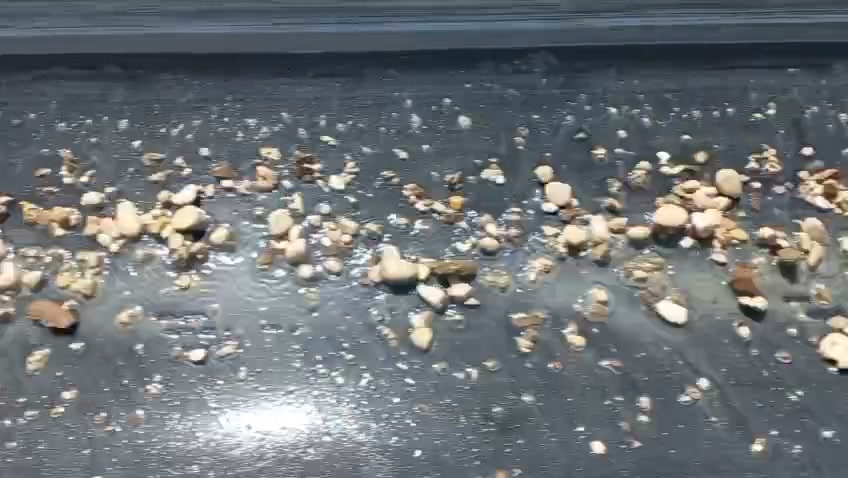
#> input picture assets/data/clean_v1/frame_0008.jpg, 848 x 478 px; its folder holds only this picture in this run
$ python test1.py   (older library calls are emulated)
#> lines starting #> are read from the running program, lines starting #| are printed output that depends on the picture; after the words box and inside, x2 and y2 are one past the last pixel; in counts of white or black regions, pixels touching at a corner belong together
"""
Extraction de features — granulometrie / humidite du sterile

Ameliorations par rapport a la version initiale :
  1. MASQUAGE DU TAPIS : les features sont calculees uniquement sur les pixels
     "pierre". Avant, gray_mean correlait a +0.73 avec le taux de couverture :
     on mesurait la QUANTITE de pierre, pas son humidite.
  2. stone_coverage_frac devient une feature EXPLICITE (vraie info de debit,
     au lieu d'etre cachee dans la luminance).
  3. GLCM multi-echelle et multi-angle (avant : 1 seule distance, 1 seul angle
     horizontal, 256 niveaux). Moyenne sur les angles => invariance a la rotation.
  4. GLCM calculee en excluant les paires impliquant un pixel de tapis.

Entree  : dossier d'images (IMAGE_FOLDER)
Sortie  : features.csv (une ligne par image)

Lancer :  ./my_env/bin/python test1.py
"""

import os

import cv2
import numpy as np
import pandas as pd
from skimage.feature import graycomatrix, graycoprops, local_binary_pattern

# =====================================================================
# CONFIGURATION
# =====================================================================

IMAGE_FOLDER = "assets/data/clean_v1"
CSV_OUT = "features.csv"

# --- GLCM ------------------------------------------------------------
# Plusieurs distances = plusieurs echelles de texture (granulometrie).
# Plusieurs angles, moyennes ensuite = invariance a la rotation.
GLCM_DISTANCES = [1, 2, 4, 8]
GLCM_ANGLES = [0, np.pi / 4, np.pi / 2, 3 * np.pi / 4]
GLCM_LEVELS = 64          # quantification : 256 -> matrice creuse, lente, bruitee
GLCM_PROPS = ["contrast", "homogeneity", "energy", "correlation"]

# --- LBP -------------------------------------------------------------
LBP_RADIUS = 1
LBP_N_POINTS = 8 * LBP_RADIUS

# --- Masque pierre / tapis -------------------------------------------
# Le tapis est du caoutchouc sombre, la pierre est claire.
#
# Un simple seuil d'Otsu ne suffit PAS : le reflet du soleil sur le tapis
# mouille est une large tache brillante qui etait classee comme pierre
# (mesure : 12.8 % de l'image sur frame_0008). Ni la couleur ni la texture
# ne la separent proprement de la pierre — les distributions se recouvrent.
#
# Solution : transformation "top-hat blanc" = image - ouverture(image).
# Par construction, elle SUPPRIME les zones claires plus GRANDES que le noyau
# (le reflet, large et diffus) et CONSERVE les objets clairs plus PETITS
# (les cailloux). On seuille ensuite par Otsu sur le resultat.
# Effet mesure : plus grosse composante 12.8 % -> 1.3 % de l'image.
TOPHAT_KERNEL = 41        # doit etre > au plus gros caillou, < au reflet
MORPH_KERNEL = 5
# On erode le masque avant les stats de voisinage (LBP) pour eviter que les
# pixels de bordure pierre/tapis polluent la texture.
EROSION_KERNEL = 5
# Si le masque est aberrant, l'image est signalee plutot que silencieusement
# integree au jeu de donnees.
COVERAGE_MIN = 0.02
COVERAGE_MAX = 0.95


# =====================================================================
# MASQUE PIERRE / TAPIS
# =====================================================================

def construire_masque_pierre(gray):
    """Separe la pierre (claire) du tapis (sombre).

    Top-hat blanc puis Otsu : elimine le reflet du soleil sur le tapis mouille
    tout en conservant les cailloux (voir le commentaire sur TOPHAT_KERNEL).

    Retourne un masque booleen : True = pixel de pierre.
    """
    noyau_th = cv2.getStructuringElement(cv2.MORPH_ELLIPSE, (TOPHAT_KERNEL, TOPHAT_KERNEL))
    tophat = cv2.morphologyEx(gray, cv2.MORPH_TOPHAT, noyau_th)

    _, brut = cv2.threshold(tophat, 0, 255, cv2.THRESH_BINARY + cv2.THRESH_OTSU)

    noyau = cv2.getStructuringElement(cv2.MORPH_ELLIPSE, (MORPH_KERNEL, MORPH_KERNEL))
    # Ouverture : supprime les petits points brillants (reflets sur tapis mouille)
    masque = cv2.morphologyEx(brut, cv2.MORPH_OPEN, noyau)
    # Fermeture : rebouche les petits trous a l'interieur des cailloux
    masque = cv2.morphologyEx(masque, cv2.MORPH_CLOSE, noyau)

    return masque > 0


def eroder(masque):
    """Retire une bande de bordure : evite la contamination pierre/tapis."""
    noyau = cv2.getStructuringElement(cv2.MORPH_ELLIPSE, (EROSION_KERNEL, EROSION_KERNEL))
    return cv2.erode(masque.astype(np.uint8), noyau).astype(bool)


# =====================================================================
# GLCM MASQUEE
# =====================================================================

def glcm_masquee(gray, masque):
    """GLCM multi-distance / multi-angle, calculee sur la pierre uniquement.

    Astuce : on quantifie la pierre sur les niveaux 1..L et on met le tapis a 0,
    puis on supprime la ligne 0 et la colonne 0 de la matrice. Toutes les paires
    de pixels impliquant le tapis disparaissent ainsi du calcul — y compris les
    transitions pierre/tapis, qui sinon creeraient un faux contraste enorme.

    Retourne un dict {nom_feature: valeur}, moyenne sur les angles.
    """
    # Quantification sur 1..GLCM_LEVELS (0 est reserve au fond)
    q = (gray.astype(np.float64) / 256.0 * GLCM_LEVELS).astype(np.int32) + 1
    q = np.clip(q, 1, GLCM_LEVELS).astype(np.uint8)
    q[~masque] = 0

    glcm = graycomatrix(
        q,
        distances=GLCM_DISTANCES,
        angles=GLCM_ANGLES,
        levels=GLCM_LEVELS + 1,     # +1 pour le niveau 0 = fond
        symmetric=True,
        normed=False,               # graycoprops normalise lui-meme
    )

    # On jette tout ce qui touche au fond. graycoprops renormalise ensuite.
    glcm = glcm[1:, 1:, :, :]

    feats = {}
    for prop in GLCM_PROPS:
        with np.errstate(invalid="ignore", divide="ignore"):
            valeurs = graycoprops(glcm, prop)      # forme (n_distances, n_angles)
        # Moyenne sur les angles -> invariance a la rotation
        par_distance = np.nanmean(valeurs, axis=1)
        for d, val in zip(GLCM_DISTANCES, par_distance):
            feats[f"glcm_{prop}_d{d}"] = float(val)

    return feats


# =====================================================================
# EXTRACTION D'UNE IMAGE
# =====================================================================

def extraire_features(image_path):
    image = cv2.imread(image_path)
    if image is None:
        return None

    image = cv2.cvtColor(image, cv2.COLOR_BGR2RGB)
    gray = cv2.cvtColor(image, cv2.COLOR_RGB2GRAY)

    masque = construire_masque_pierre(gray)
    couverture = float(masque.mean())

    # Masque erode pour tout ce qui depend du voisinage (LBP)
    masque_lbp = eroder(masque)
    if not masque_lbp.any():          # cailloux trop fins pour survivre a l'erosion
        masque_lbp = masque

    if not masque.any():
        print(f"  !! masque vide, image ignoree : {os.path.basename(image_path)}")
        return None

    hsv = cv2.cvtColor(image, cv2.COLOR_RGB2HSV)
    S = hsv[:, :, 1]
    V = hsv[:, :, 2]

    # --- Intensite et couleur, PIERRE UNIQUEMENT ---------------------
    gray_pierre = gray[masque]
    S_pierre = S[masque]
    V_pierre = V[masque]

    # --- LBP : calcul sur toute l'image (besoin du voisinage), --------
    #     statistiques sur la pierre erodee uniquement
    lbp = local_binary_pattern(gray, LBP_N_POINTS, LBP_RADIUS, method="uniform")
    lbp_pierre = lbp[masque_lbp]

    feats = {
        "image": os.path.basename(image_path),

        # Debit / remplissage : vraie information, desormais explicite
        "stone_coverage_frac": couverture,

        # Intensite (pierre seule)
        "gray_mean": float(np.mean(gray_pierre)),
        "gray_median": float(np.median(gray_pierre)),
        "gray_std": float(np.std(gray_pierre)),

        # HSV (pierre seule) — indices d'humidite, mais sensibles a l'eclairage
        "S_mean": float(np.mean(S_pierre)),
        "S_std": float(np.std(S_pierre)),
        "V_mean": float(np.mean(V_pierre)),
        "V_std": float(np.std(V_pierre)),

        # LBP (pierre seule)
        "lbp_mean": float(np.mean(lbp_pierre)),
        "lbp_std": float(np.std(lbp_pierre)),
    }

    feats.update(glcm_masquee(gray, masque))

    if not (COVERAGE_MIN <= couverture <= COVERAGE_MAX):
        print(f"  ! couverture suspecte ({couverture:.1%}) : "
              f"{os.path.basename(image_path)} — verifier le masque")

    return feats


# =====================================================================
# BOUCLE PRINCIPALE
# =====================================================================

def main():
    if not os.path.isdir(IMAGE_FOLDER):
        raise SystemExit(f"Dossier introuvable : {IMAGE_FOLDER}")

    fichiers = sorted(
        f for f in os.listdir(IMAGE_FOLDER)
        if f.lower().endswith((".jpg", ".jpeg", ".png", ".bmp"))
    )
    if not fichiers:
        raise SystemExit(f"Aucune image dans {IMAGE_FOLDER}")

    lignes = []
    for nom in fichiers:
        feats = extraire_features(os.path.join(IMAGE_FOLDER, nom))
#> in extraire_features, image is the input picture: shape (478, 848, 3); mean B, G, R 117.1, 114.3, 109.5
#> in construire_masque_pierre, `tophat = cv2.morphologyEx(gray, cv2.MORPH_TOPHAT, noyau_th)`:
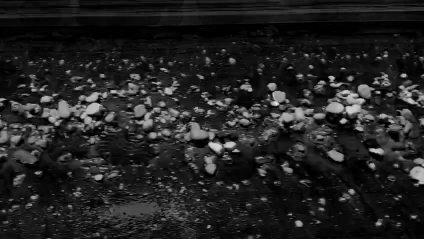
#> tophat: shape (478, 848) (shown at 1/2 size); min 0, max 241, mean 34
#> in construire_masque_pierre, `_, brut = cv2.threshold(tophat, 0, 255, cv2.THRESH_BINARY + cv2.THRESH..`:
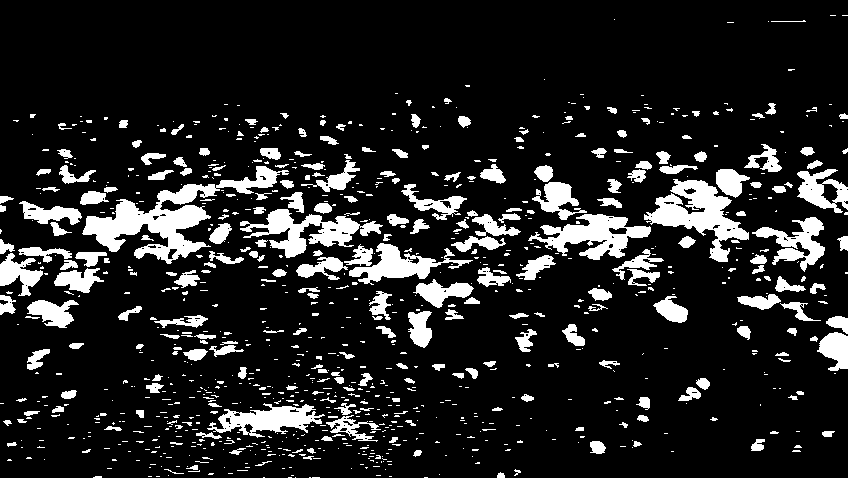
#> brut: shape (478, 848); 13.8% white; 952 white regions (682 under 20 px), largest, box (x1, y1, x2, y2) and area: (82, 166, 289, 264) 5398, (644, 179, 749, 262) 3387, (240, 209, 383, 258) 2662
#> in construire_masque_pierre, `masque = cv2.morphologyEx(masque, cv2.MORPH_CLOSE, noyau)`:
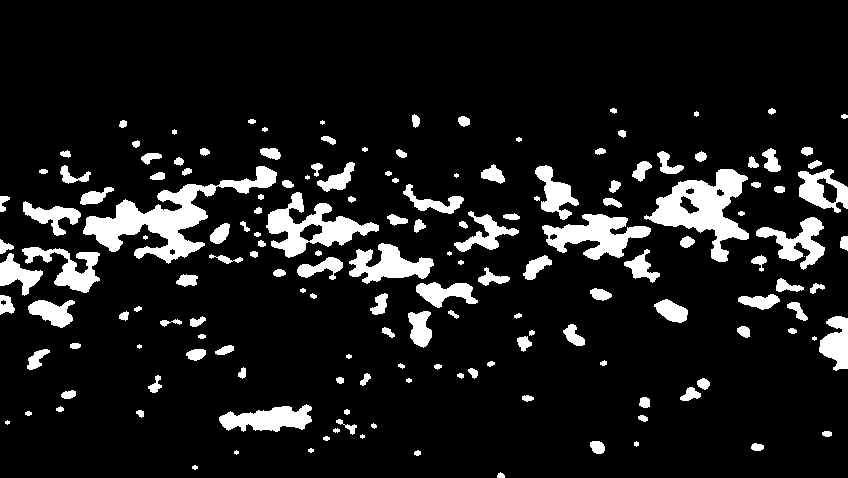
#> masque: shape (478, 848); 10.8% white; 162 white regions (11 under 20 px), largest, box (x1, y1, x2, y2) and area: (83, 166, 277, 264) 5296, (644, 169, 749, 262) 4029, (266, 192, 379, 258) 2799
#> in extraire_features, `couverture = float(masque.mean())`: couverture = 0.108
#> in eroder, `return cv2.erode(masque.astype(np.uint8), noyau).astype(bool)`:
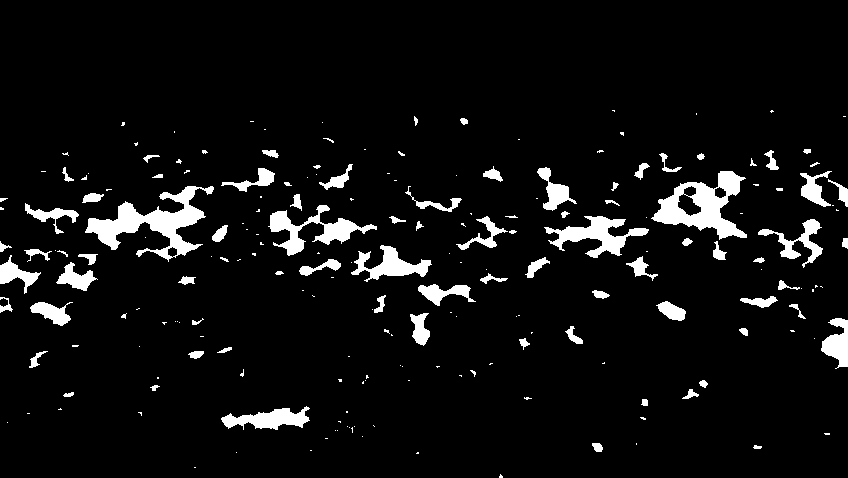
#> returned value: shape (478, 848) bool; 6.2% white; 207 white regions (122 under 20 px), largest, box (x1, y1, x2, y2) and area: (85, 186, 214, 262) 3318, (651, 171, 747, 240) 2834, (268, 205, 377, 256) 1714
#> in extraire_features, `S = hsv[:, :, 1]`:
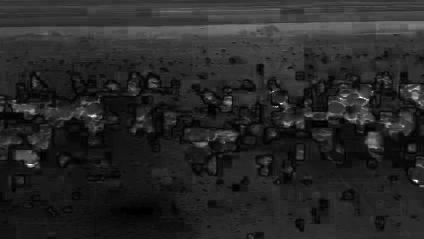
#> S: shape (478, 848) (shown at 1/2 size); min 0, max 255, mean 38.8
#> in extraire_features, `lbp = local_binary_pattern(gray, LBP_N_POINTS, LBP_RADIUS, method="uni..`:
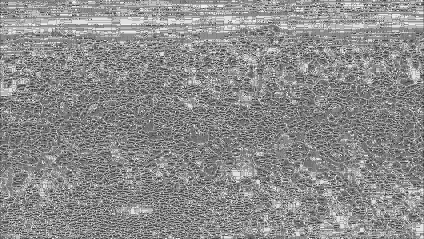
#> lbp: shape (478, 848) float64 (shown at 1/2 size); min 0, max 9, mean 4.96; drawn with min black and max white
#> in glcm_masquee, `q[~masque] = 0`:
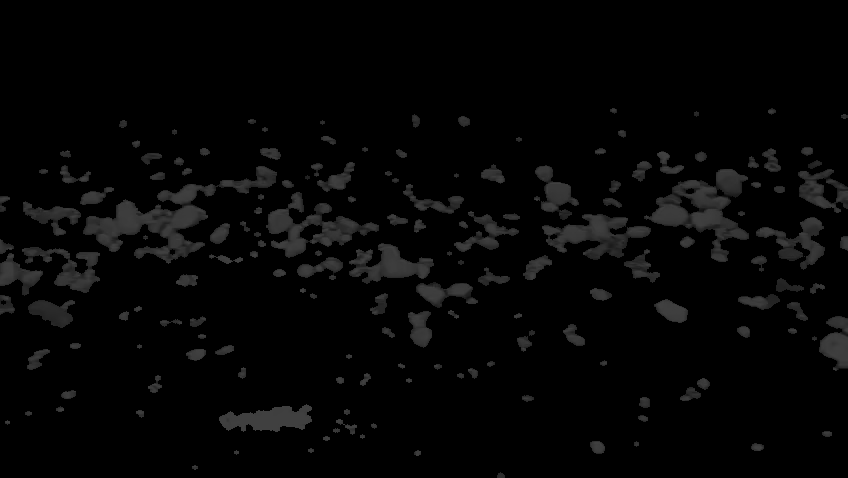
#> q: shape (478, 848); min 0, max 64, mean 5.4
#> the loop in glcm_masquee, `for prop in GLCM_PROPS:` made 4 passes
#> par_distance on passes 1 to 4: [27.93, 41.79, 92.21, 124.7], [0.368, 0.318, 0.22, 0.169], [0.0635, 0.0577, 0.0479, 0.0449], [0.821, 0.734, 0.443, 0.29]
#> after the loop in glcm_masquee, `for prop in GLCM_PROPS:`: feats = 16 items
        if feats is not None:
            lignes.append(feats)

    df = pd.DataFrame(lignes)
#> df = table of 1 rows and 27 columns
    df.to_csv(CSV_OUT, index=False)

    colonnes_features = [c for c in df.columns if c != "image"]
#> colonnes_features = 26 items, first 6: 'stone_coverage_frac', 'gray_mean', 'gray_median', 'gray_std', 'S_mean', 'S_std'
    print(f"\nImages traitees : {len(df)} / {len(fichiers)}")
#| Images traitees : 1 / 1
    print(f"Features par image : {len(colonnes_features)}")
#| Features par image : 26
    print(f"Couverture pierre : {df['stone_coverage_frac'].min():.1%} "
          f"-> {df['stone_coverage_frac'].max():.1%}")
#| Couverture pierre : 10.8% -> 10.8%
    print(f"Ecrit dans : {CSV_OUT}")

    # Garde-fou : avec moins de 10 echantillons par feature, un clustering
    # ne fait qu'ajuster du bruit.
    mini = 10 * len(colonnes_features)
#> mini = 260
    if len(df) < mini:
        print(f"\n! {len(df)} images pour {len(colonnes_features)} features.")
#| ! 1 images pour 26 features.
        print(f"  Il en faudrait ~{mini} pour un clustering fiable.")
#|   Il en faudrait ~260 pour un clustering fiable.
        print("  -> filmer davantage avant d'interpreter des clusters.")


if __name__ == "__main__":
    main()

$ run again, on assets/data/clean_v1/frame_0045.jpg
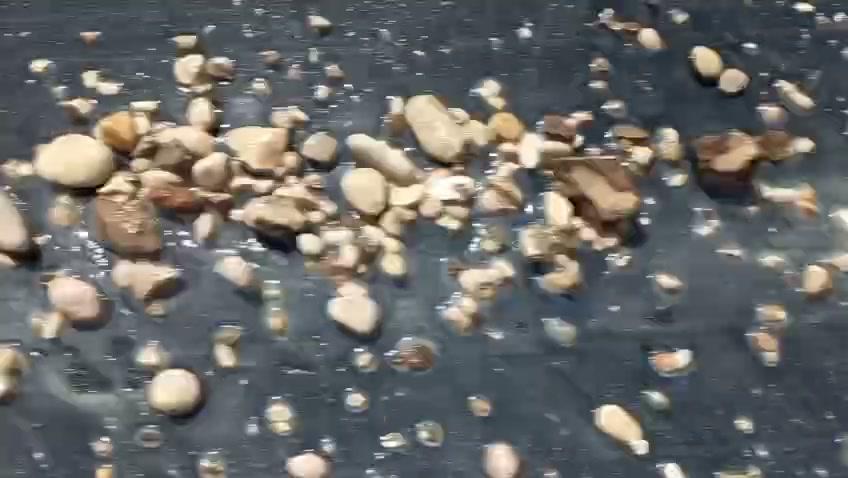
#> input picture assets/data/clean_v1/frame_0045.jpg, 848 x 478 px
#> in extraire_features, image is the input picture: shape (478, 848, 3); mean B, G, R 103.7, 105.7, 105.1
#> in construire_masque_pierre, `_, brut = cv2.threshold(tophat, 0, 255, cv2.THRESH_BINARY + cv2.THRESH..`:
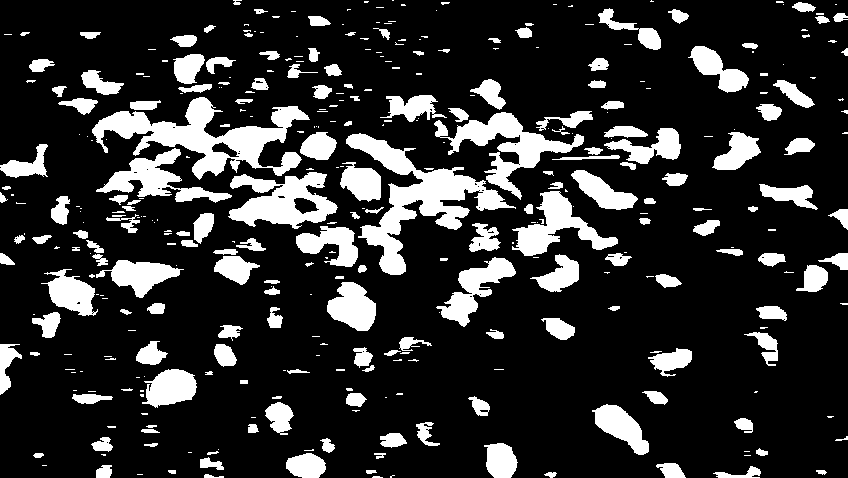
#> brut: shape (478, 848); 18.5% white; 373 white regions (190 under 20 px), largest, box (x1, y1, x2, y2) and area: (346, 133, 516, 275) 6531, (92, 97, 310, 180) 6516, (434, 112, 584, 200) 3696
#> couverture = 0.17
#> hsv: shape (478, 848, 3); mean H, S, V 74.8, 46.1, 114.5
#> in glcm_masquee, `q[~masque] = 0`:
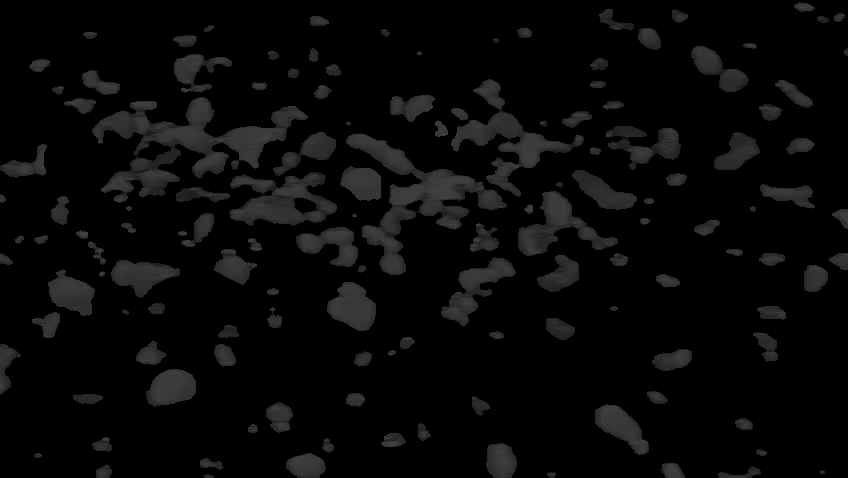
#> q: shape (478, 848); min 0, max 64, mean 8.1
#> the loop in glcm_masquee, `for prop in GLCM_PROPS:` made 4 passes
#> par_distance on passes 1 to 4: [14.82, 22.3, 54.72, 85.81], [0.438, 0.374, 0.245, 0.172], [0.0707, 0.0625, 0.0477, 0.0407], [0.881, 0.82, 0.561, 0.335]
#> after the loop in glcm_masquee, `for prop in GLCM_PROPS:`: feats = 16 items
#> df = table of 1 rows and 27 columns
#> colonnes_features = 26 items, first 6: 'stone_coverage_frac', 'gray_mean', 'gray_median', 'gray_std', 'S_mean', 'S_std'
#| Images traitees : 1 / 1
#| Features par image : 26
#| Couverture pierre : 17.0% -> 17.0%
#> mini = 260
#| ! 1 images pour 26 features.
#|   Il en faudrait ~260 pour un clustering fiable.

$ run again, on assets/data/clean_v1/frame_0057.jpg
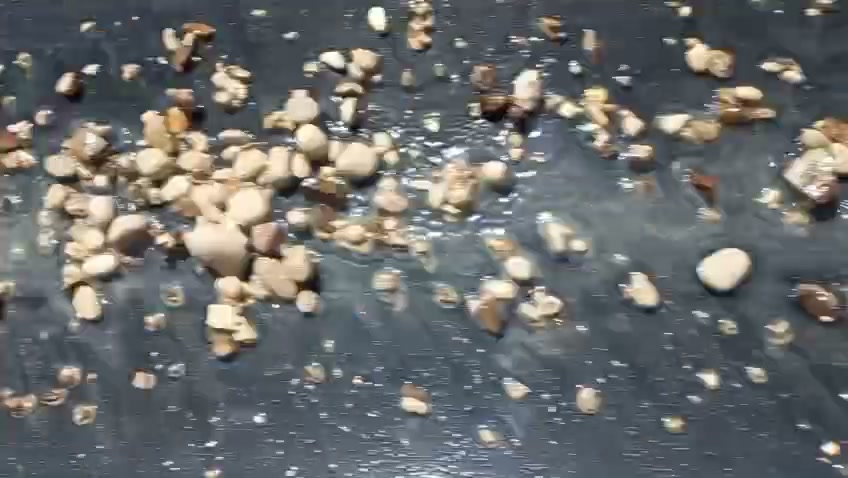
#> input picture assets/data/clean_v1/frame_0057.jpg, 848 x 478 px
#> in extraire_features, image is the input picture: shape (478, 848, 3); mean B, G, R 107.6, 107.9, 106.1
#> in construire_masque_pierre, `_, brut = cv2.threshold(tophat, 0, 255, cv2.THRESH_BINARY + cv2.THRESH..`:
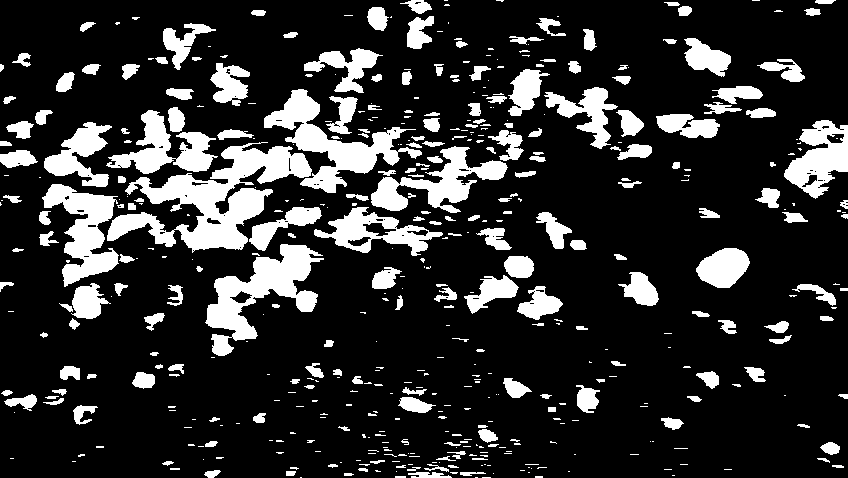
#> brut: shape (478, 848); 18.4% white; 490 white regions (268 under 20 px), largest, box (x1, y1, x2, y2) and area: (107, 142, 312, 253) 8660, (205, 244, 324, 356) 5067, (264, 89, 422, 193) 4818
#> couverture = 0.165
#> hsv: shape (478, 848, 3); mean H, S, V 79.5, 42.3, 116.3
#> in glcm_masquee, `q[~masque] = 0`:
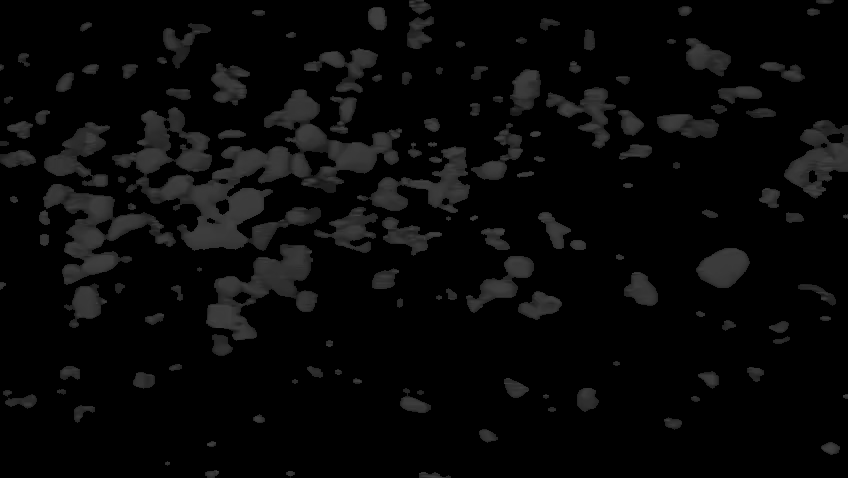
#> q: shape (478, 848); min 0, max 64, mean 8
#> the loop in glcm_masquee, `for prop in GLCM_PROPS:` made 4 passes
#> par_distance on passes 1 to 4: [18.12, 27.23, 64.35, 97.4], [0.411, 0.35, 0.233, 0.166], [0.0685, 0.0611, 0.0479, 0.0412], [0.864, 0.795, 0.522, 0.291]
#> after the loop in glcm_masquee, `for prop in GLCM_PROPS:`: feats = 16 items
#> df = table of 1 rows and 27 columns
#> colonnes_features = 26 items, first 6: 'stone_coverage_frac', 'gray_mean', 'gray_median', 'gray_std', 'S_mean', 'S_std'
#| Images traitees : 1 / 1
#| Features par image : 26
#| Couverture pierre : 16.5% -> 16.5%
#> mini = 260
#| ! 1 images pour 26 features.
#|   Il en faudrait ~260 pour un clustering fiable.
